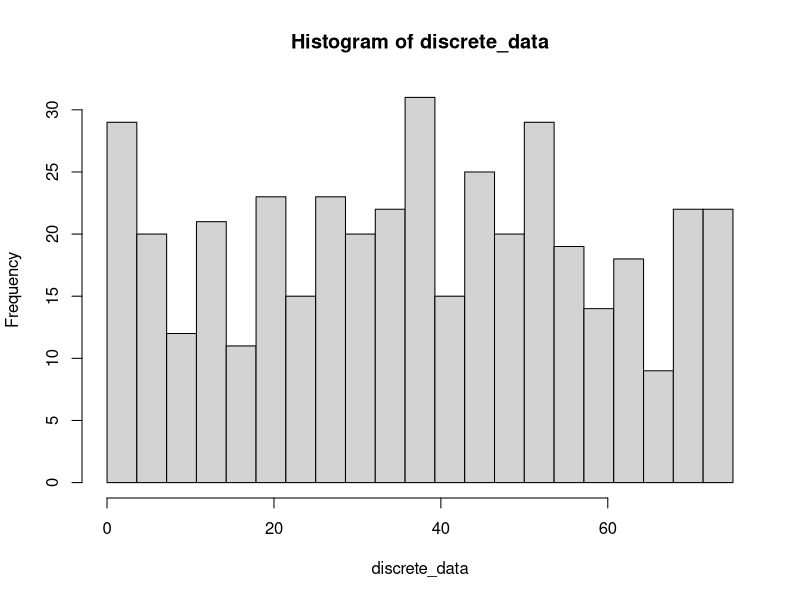
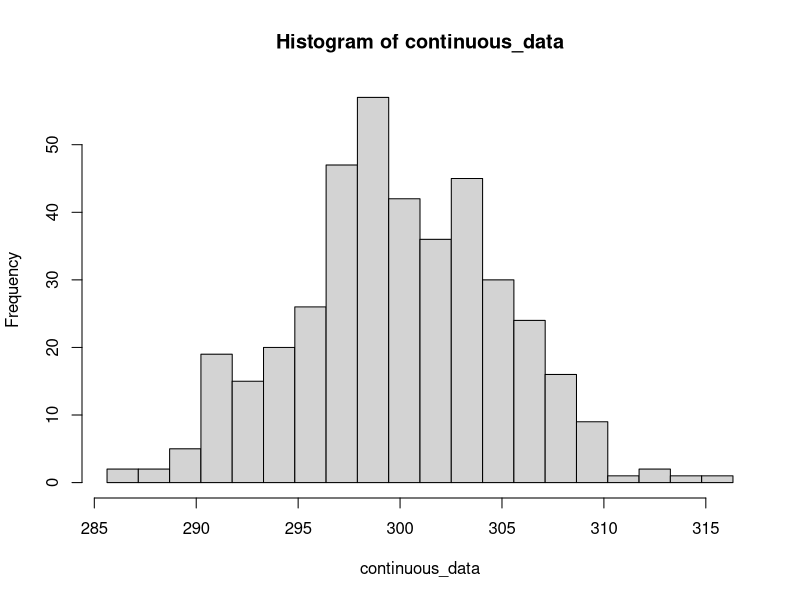
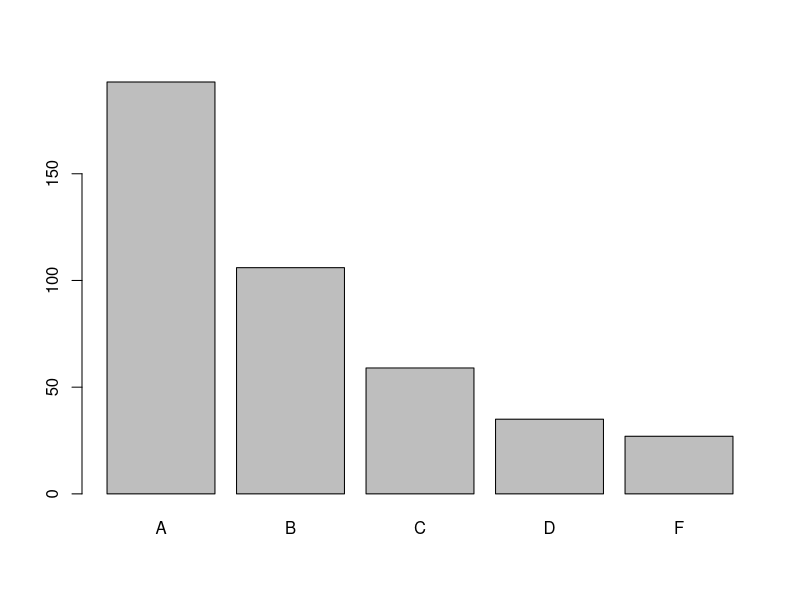
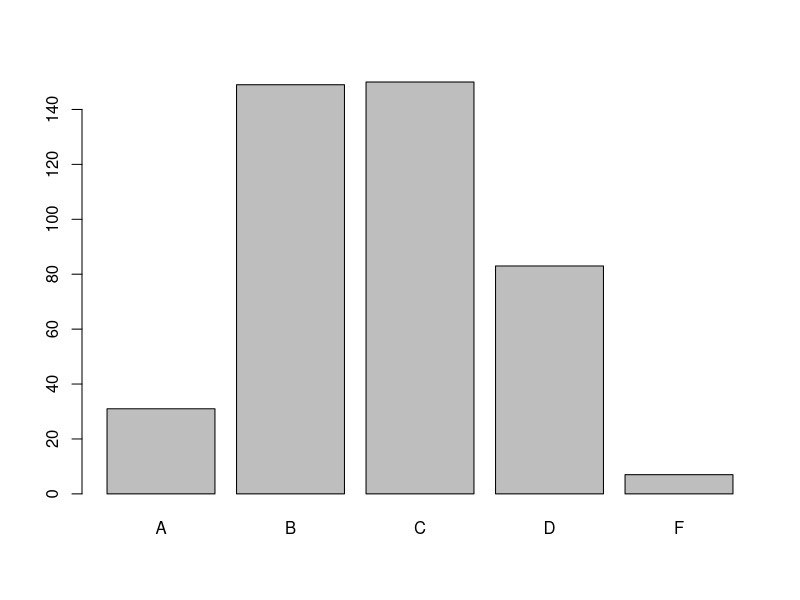
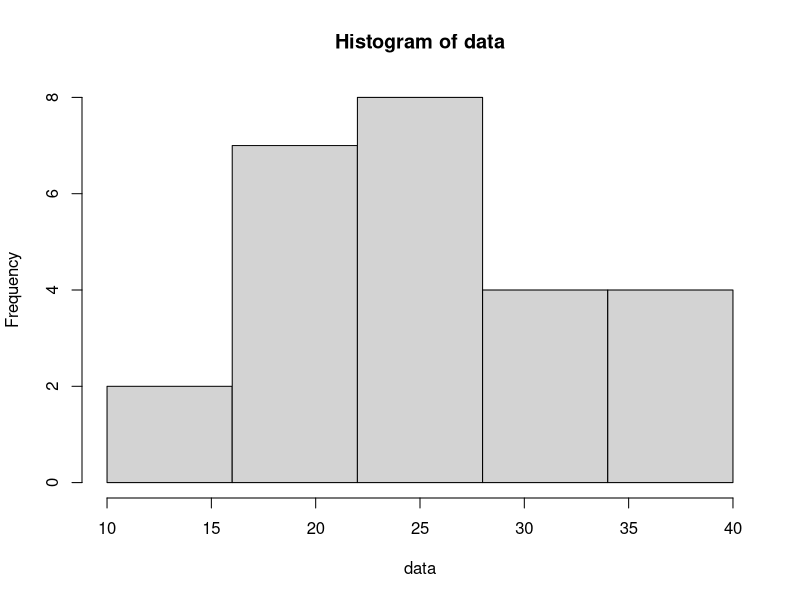
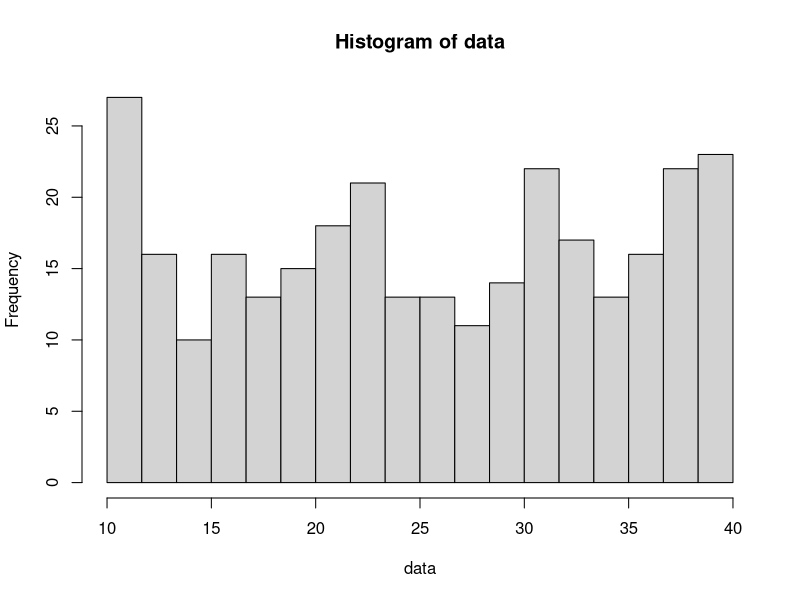

Generate these figures, in order, with R:
#-------------------------------------------------------------------------------
# Name       : Milan Bui
# Class      : STA 2260.05
# Date       : 2020.08.28
# Assignment : Homework 1
# Description: Create 3 histograms (discrete, continuous, & categorical data)
#-------------------------------------------------------------------------------

#--Given code-------------------------------------------------------------------
set.seed(1) # Controls rand results. Run BEFORE simulating data.

# ?sample and ?seq for documentation
?sample
?seq

# seq(...) generates a sequence of nums "from" some num "to" another, inclusive, 
# "by" is the increment argument, so "by = 2" will have  sequence of nums 
# incrementing by 2
# replace = T means once a num is picked, it can be used again. replace = F is
# "without replacement", so a num won't appear more than once.

# Gets 420 #s 0-5, incrementing by 1 that can have repeating numbers.
discrete_data <- sample(x=seq(from=0, to=75, by=1), size=420, replace=T)


#rnorm(...) generate n rand nums from a normal distribution w/ mean and standard
# deviation as specified. (just to get truly continuous data)
# mean = sum of terms / # of terms >> sum / 400
# sd   =  sqrt((sum of all (diff of each # from mean)^2) / # of terms)
# generate 400 rand nums with mean 300 and standard deviation 5
continuous_data <- rnorm(n=400, mean=300, sd=5)


# LETTERS is a built in set of capital letters, "A", "B", "C", etc. Individual 
# letters are accessed by array notation, such as LETTERS[1] returning "A".
# prob=... is a list of probabilities corresponding to the letters, so LETTERS[1]
# has a 50% chance of being selected, for example.
ordinal_data <- sample(LETTERS[c(1:4, 6)], size=420, replace=T, prob=c(0.5, 0.3,
                       0.15, 0.1, 0.05))



#--Part (a)---------------------------------------------------------------------

# Construct separate histograms (right-opened) for the discrete and continuous 
# data which have a num of bins according to the rule # bins = sqrt(size of data)
discrete_num_bins <- ceiling(sqrt(length(discrete_data)))
hist(discrete_data, breaks=seq(from=min(discrete_data), to=max(discrete_data), length.out = discrete_num_bins + 1),
     right=F)

continuous_num_bins <- ceiling(sqrt(length(continuous_data)))
hist(continuous_data, breaks=seq(min(continuous_data), max(continuous_data),
                                 length.out = continuous_num_bins + 1), right=F)


# [Q] What type of shape does the continuous data have? What are the features 
#     that made you come to your conclusion?
# [A] The continuous has symmetric unimodal shape as the highest frequencies are
#     towards the middle. As you move right, the data increases, reaches a peak,
#     then decreases, not coming up again.


# Create barplot for ordinal data. This type of barplot is a Pareto Chart 
# (highest freq to lowest freq)

# Formats into table to get frequency distribution
ordinal_data_table <- table(ordinal_data)


# Makes barplot
barplot(ordinal_data_table)



#--Part (b)---------------------------------------------------------------------

# Copy and paste ordinal data's line to a new line and change the prob=c(...) arg
# around to cause barplot to no longer be a pareto chart. Set another seed before
# doing this (any num can be inside) so results are reproducible. Should have two 
# lines assigning something to ordinal_data.

set.seed(1) # Controls rand results.

ordinal_data <- sample(LETTERS[c(1:4, 6)], size=420, replace=T, prob=c(0.1, 0.5,
                       0.5, 0.3, 0.015))

# Formats into table to get frequency distribution
ordinal_data_table <- table(ordinal_data)

# Makes barplot
barplot(ordinal_data_table)


#--Part (c)---------------------------------------------------------------------

# Create a function that takes an argument for the size of the data set
# It should:
#   Simulate a random sample of data from 10 to 40 in increments of 0.25
#      - size of data is determined by the argument you pass to the function
#   Draw a histogram with the appropriate num of bins (left-closed, right-open)
#      - remember how breaks=seq(...) interacts with length.out
#      - command sqrt(...) may be useful
generate_data <- function(n){
  data <- sample(x=seq(from=10, to=40, by=0.25), size = n, replace = T)
  
  num_bins <- ceiling(sqrt(n))
  hist(data, breaks=seq(from=10, to=40,length.out = num_bins + 1), 
       right=F)
}


# Call function a few times by passing in n = 25 and n = 300, comment on some of 
# the results you see. 

# n = 25: The highest frequency is 9 while the lowest is 4. The histogram appears
#         to be negatively skewed.
#         Changed to highest frequency 10, lowest 2. Symmetric bimodal.
#         Changed to highest 8, lowest 5. Positively skewed and pareto chart
#         Changed to highest 8, lowest 4. Symmetric bimodal
#         Changed to highest 11, lowest 3. Bimodal w/ higher peak on left.
#             (positively skewed)
#         Changed to highest 8, lowest 5. Negatively skewed
#         Changed to highest 7, lowest 5. Negatively skewed
#         Changed to highest 12, lowest 3. Negatively skewed
# Overall, the highest seemed to more frequently be between 8 and 10. Though rare,
# the highest frequency would be as low as 7 or as high as 12. I did not see
# any of the highest frequencies go below 7 or higher than 12. 0 also sometimes
# appeared as the lowest frequency. Though the frequencies were random, I did 
# notice that pattern.
generate_data(25)

# n = 300: The highest frequency is approx 30 while the lowest is approx 8. The
#          histogram appears to be bimodal.
#          As I ran this line, it became increasingly difficult to determine
#          the shape of the histogram as there were so many varying frequencies
generate_data(300)


# [Q] What kind of variation is there between the two aside from the number of bins?
# [A] There is a difference in frequencies. Because of how the bins are divided,
#     the larger the size, the higher the frequency goes.

